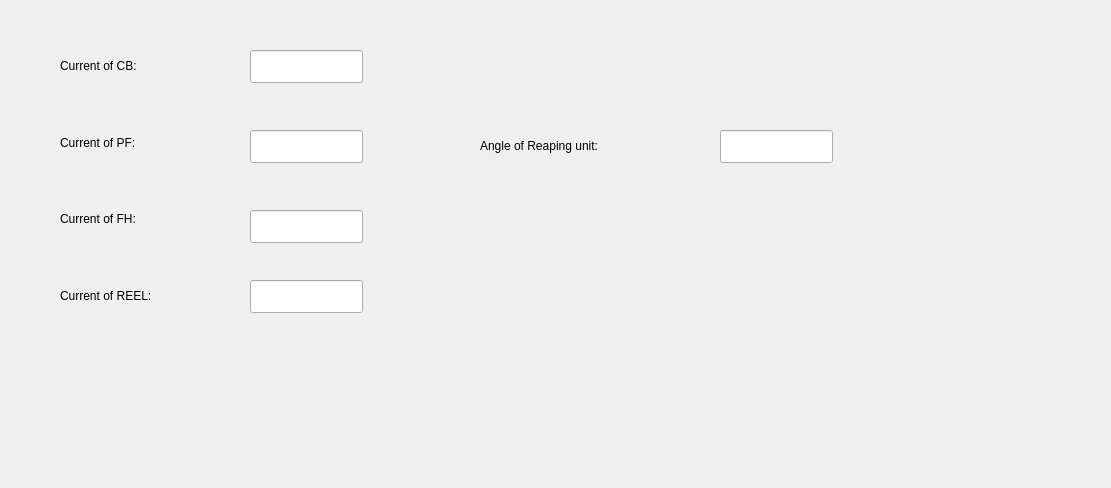
        <widget class="QWidget" name="page">
         <property name="geometry">
          <rect>
           <x>0</x>
           <y>0</y>
           <width>1111</width>
           <height>488</height>
          </rect>
         </property>
         <attribute name="label">
          <string>Reap</string>
         </attribute>
         <widget class="QLineEdit" name="lineEdit_11">
          <property name="geometry">
           <rect>
            <x>250</x>
            <y>280</y>
            <width>113</width>
            <height>33</height>
           </rect>
          </property>
         </widget>
         <widget class="QWidget" name="layoutWidget">
          <property name="geometry">
           <rect>
            <x>60</x>
            <y>30</y>
            <width>166</width>
            <height>301</height>
           </rect>
          </property>
          <layout class="QVBoxLayout" name="verticalLayout_2">
           <item>
            <widget class="QLabel" name="label">
             <property name="text">
              <string>Current of CB:</string>
             </property>
            </widget>
           </item>
           <item>
            <widget class="QLabel" name="label_2">
             <property name="text">
              <string>Current of PF:</string>
             </property>
            </widget>
           </item>
           <item>
            <widget class="QLabel" name="label_3">
             <property name="text">
              <string>Current of FH:</string>
             </property>
            </widget>
           </item>
           <item>
            <widget class="QLabel" name="label_4">
             <property name="text">
              <string>Current of REEL:</string>
             </property>
            </widget>
           </item>
          </layout>
         </widget>
         <widget class="QLineEdit" name="lineEdit_9">
          <property name="geometry">
           <rect>
            <x>250</x>
            <y>50</y>
            <width>113</width>
            <height>33</height>
           </rect>
          </property>
         </widget>
         <widget class="QLineEdit" name="lineEdit_10">
          <property name="geometry">
           <rect>
            <x>250</x>
            <y>130</y>
            <width>113</width>
            <height>33</height>
           </rect>
          </property>
         </widget>
         <widget class="QLineEdit" name="lineEdit_12">
          <property name="geometry">
           <rect>
            <x>250</x>
            <y>210</y>
            <width>113</width>
            <height>33</height>
           </rect>
          </property>
         </widget>
         <widget class="QLabel" name="label_42">
          <property name="geometry">
           <rect>
            <x>480</x>
            <y>120</y>
            <width>201</width>
            <height>51</height>
           </rect>
          </property>
          <property name="text">
           <string>Angle of Reaping unit:</string>
          </property>
         </widget>
         <widget class="QLineEdit" name="lineEdit_42">
          <property name="geometry">
           <rect>
            <x>720</x>
            <y>130</y>
            <width>113</width>
            <height>33</height>
           </rect>
          </property>
          <property name="text">
           <string/>
          </property>
         </widget>
        </widget>
